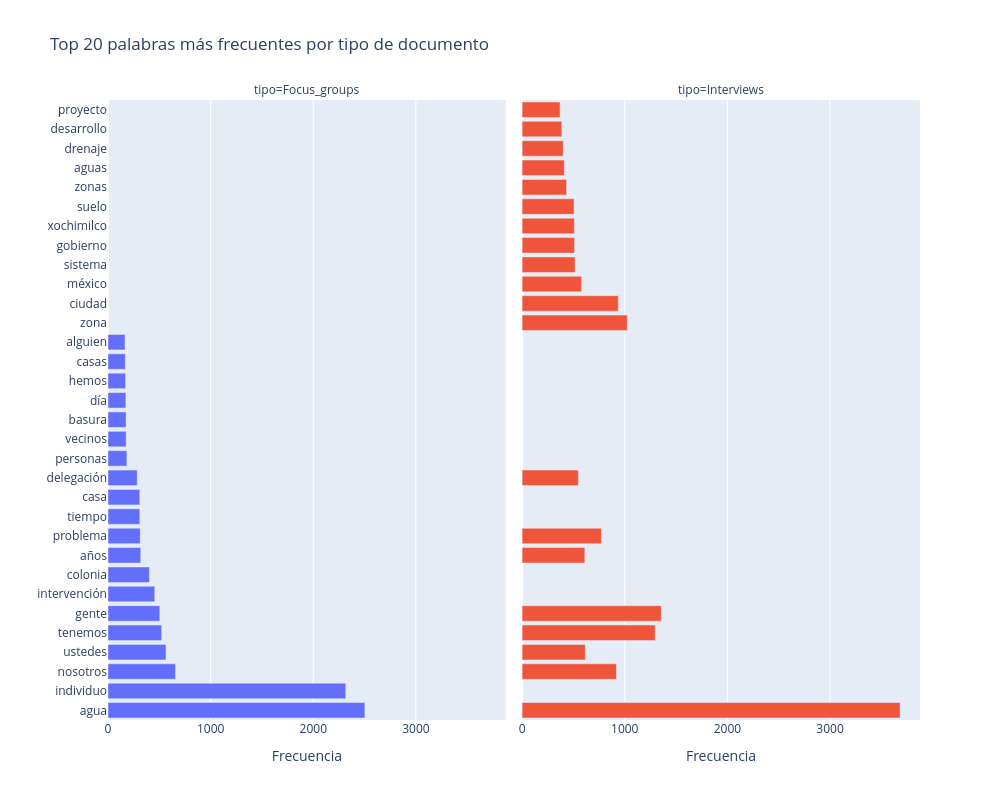

Notebook source saved alongside this figure:
### Markdown cell above
## Análisis de frecuencias (cuantificar lo observado en las nubes de palabras)

### Code cell
from collections import Counter

def contar_palabras(texto, stopwords):
    palabras = [
        palabra.lower().strip(".,;:¿?¡!()\"'")
        for palabra in texto.split()
        if palabra.lower().strip(".,;:¿?¡!()\"'") not in stopwords
        and len(palabra) > 2
    ]
    return Counter(palabras)

# Contar por tipo
conteo_fg = contar_palabras(texto_fg, stopwords_es)
conteo_int = contar_palabras(texto_int, stopwords_es)

# Top 20 de cada uno
top_fg = pd.DataFrame(conteo_fg.most_common(20), columns=["palabra", "frecuencia"])
top_fg["tipo"] = "Focus_groups"

top_int = pd.DataFrame(conteo_int.most_common(20), columns=["palabra", "frecuencia"])
top_int["tipo"] = "Interviews"

# Unir
top_total = pd.concat([top_fg, top_int])

# Graficar
fig = px.bar(
    top_total,
    x="frecuencia",
    y="palabra",
    color="tipo",
    facet_col="tipo",
    orientation="h",
    title="Top 20 palabras más frecuentes por tipo de documento",
    labels={"frecuencia": "Frecuencia", "palabra": ""},
    height=800,
    width=1000
)

fig.update_layout(
    showlegend=False,
    yaxis=dict(tickmode="linear"),
    yaxis2=dict(tickmode="linear")
)

fig.show()

### Figure 1 — Plotly figure (JSON) as saved in the notebook; plotly's stock layout.template omitted (floating-point values rounded to 4 significant figures)
{"data": [{"hovertemplate": "tipo=Focus_groups<br>Frecuencia=%{x}<br>=%{y}<extra></extra>", "legendgroup": "Focus_groups", "marker": {"color": "#636efa", "pattern": {"shape": ""}}, "name": "Focus_groups", "orientation": "h", "showlegend": true, "textposition": "auto", "type": "bar", "x": [2503, 2317, 658, 565, 523, 505, 456, 404, 319, 314, 310, 310, 285, 184, 177, 176, 174, 172, 169, 166], "xaxis": "x", "y": ["agua", "individuo", "nosotros", "ustedes", "tenemos", "gente", "intervención", "colonia", "años", "problema", "tiempo", "casa", "delegación", "personas", "vecinos", "basura", "día", "hemos", "casas", "alguien"], "yaxis": "y"}, {"hovertemplate": "tipo=Interviews<br>Frecuencia=%{x}<br>=%{y}<extra></extra>", "legendgroup": "Interviews", "marker": {"color": "#EF553B", "pattern": {"shape": ""}}, "name": "Interviews", "orientation": "h", "showlegend": true, "textposition": "auto", "type": "bar", "x": [3683, 1356, 1297, 1025, 937, 919, 773, 616, 611, 580, 548, 516, 511, 509, 506, 433, 411, 401, 387, 370], "xaxis": "x2", "y": ["agua", "gente", "tenemos", "zona", "ciudad", "nosotros", "problema", "ustedes", "años", "méxico", "delegación", "sistema", "gobierno", "xochimilco", "suelo", "zonas", "aguas", "drenaje", "desarrollo", "proyecto"], "yaxis": "y2"}], "layout": {"annotations": [{"font": {}, "showarrow": false, "text": "tipo=Focus_groups", "x": 0.245, "xanchor": "center", "xref": "paper", "y": 1, "yanchor": "bottom", "yref": "paper"}, {"font": {}, "showarrow": false, "text": "tipo=Interviews", "x": 0.755, "xanchor": "center", "xref": "paper", "y": 1, "yanchor": "bottom", "yref": "paper"}], "barmode": "relative", "height": 800, "legend": {"title": {"text": "tipo"}, "tracegroupgap": 0}, "showlegend": false, "title": {"text": "Top 20 palabras más frecuentes por tipo de documento"}, "width": 1000, "xaxis": {"anchor": "y", "domain": [0, 0.49], "title": {"text": "Frecuencia"}}, "xaxis2": {"anchor": "y2", "domain": [0.51, 1], "matches": "x", "title": {"text": "Frecuencia"}}, "yaxis": {"anchor": "x", "domain": [0, 1], "tickmode": "linear", "title": {"text": ""}}, "yaxis2": {"anchor": "x2", "domain": [0, 1], "matches": "y", "showticklabels": false, "tickmode": "linear"}}}
